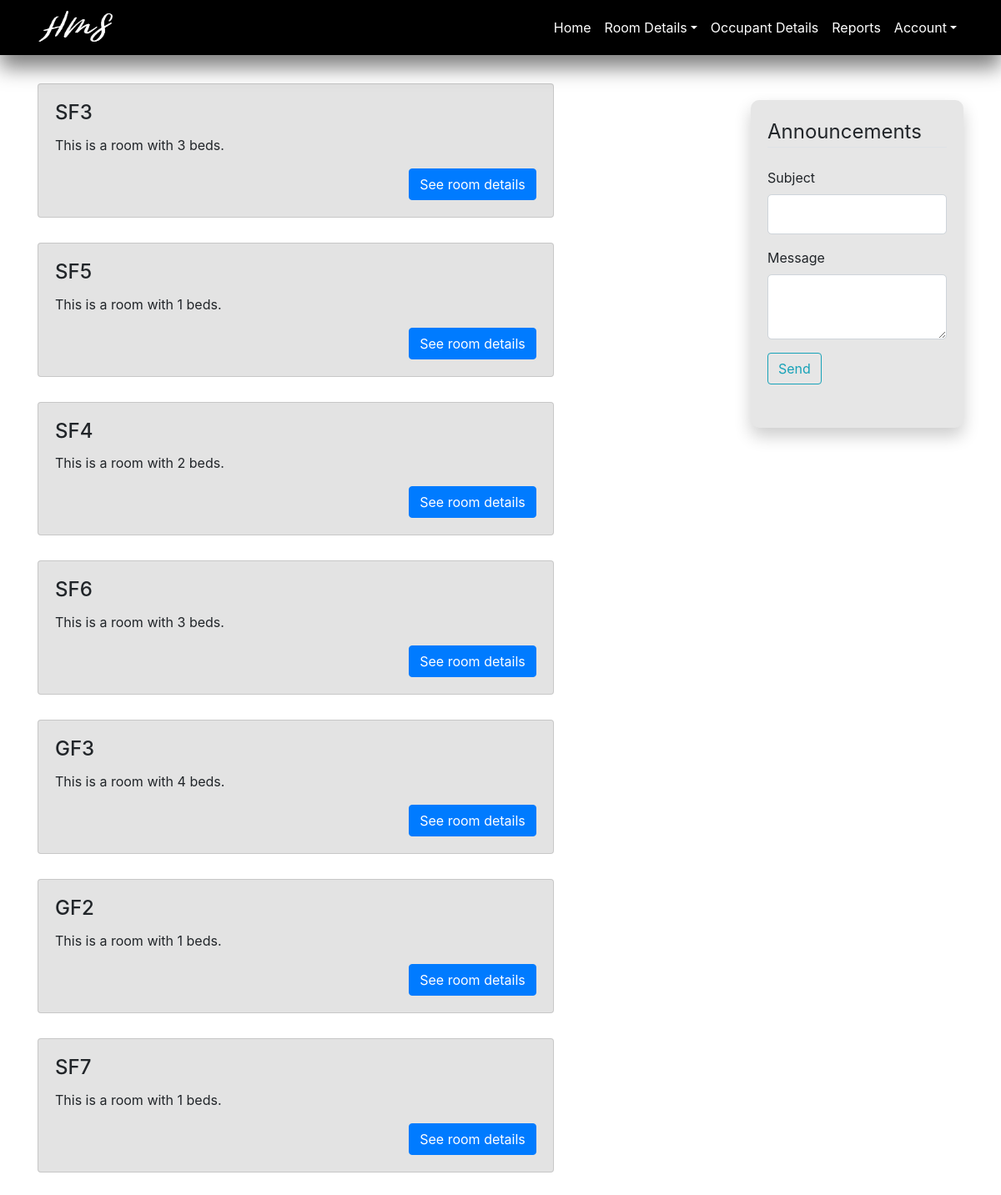
/admin/viewrooms (signed in), run on an earlier commit of the app's database.
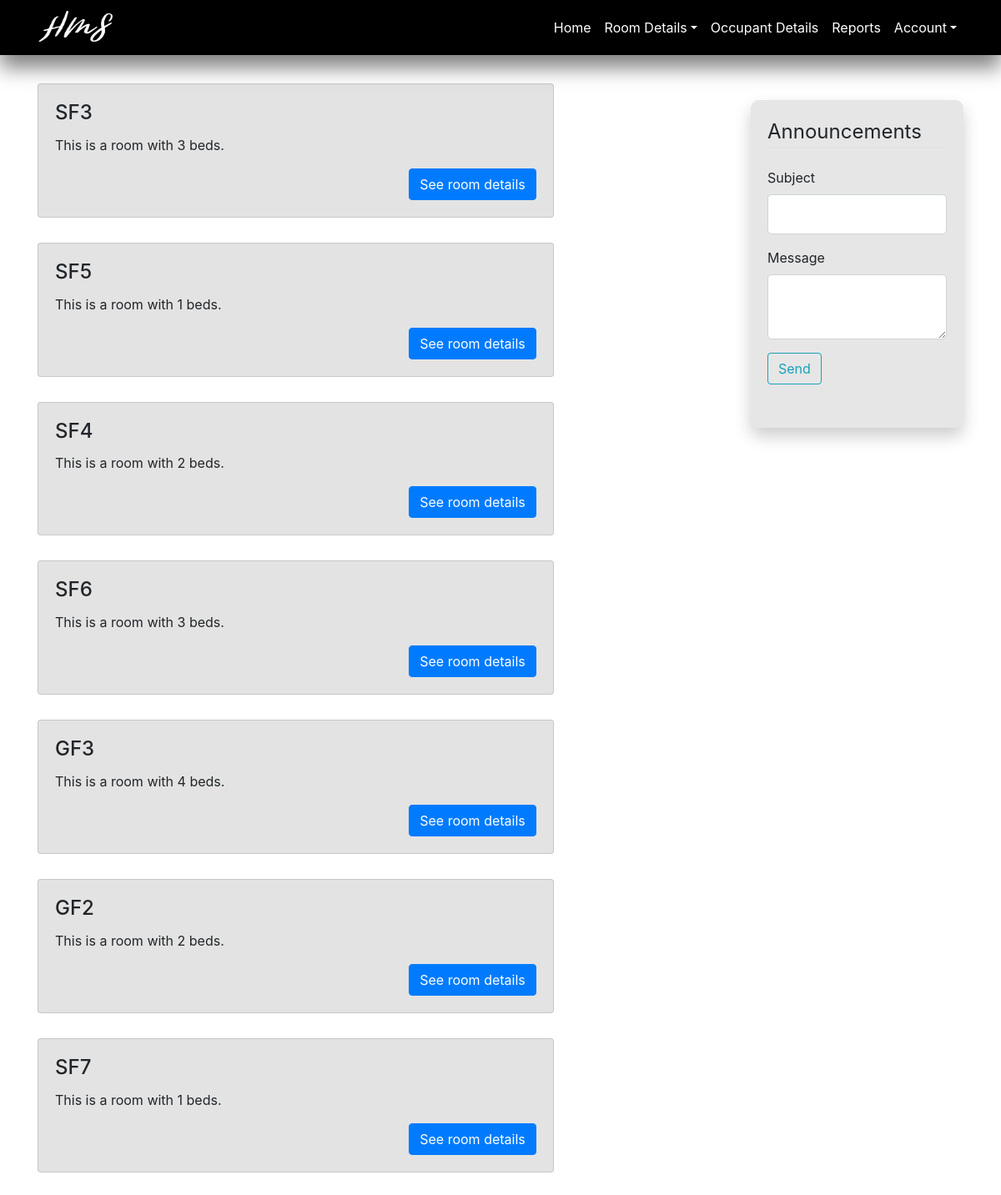
And on a later commit of the database.
### HMS/models.py (models this page shows, shortened)
class Room(db.Model):
    __tablename__ = "rooms"
    room_num = db.Column(db.String, primary_key=True)
    beds = db.Column(db.String, db.ForeignKey('beds.beds_id'))
    price = db.Column(db.Integer)
    hostel_id = db.Column(db.Integer, db.ForeignKey('hostels.hostel_id'))
    occupants = db.relationship('User', backref='room')

### HMS/routes.py (the view)
@app.route("/admin/viewrooms", methods=['GET'])
@login_required
def viewrooms():
  form2 = AnnouncementForm()
  rooms = Room.query.filter_by(hostel_id=current_user.hostel_id).all()
  return render_template('view_rooms.html', form2=form2, rooms=rooms)

### HMS/forms.py
class AnnouncementForm(FlaskForm):
    subject = StringField('Subject', validators=[DataRequired()])
    message = TextAreaField('Message', validators=[DataRequired()])
    submit = SubmitField('Send')

### HMS/__init__.py (called while the page is built)
@app.before_request
def make_session_permanent():
    session.permanent = True
    app.permanent_session_lifetime = timedelta(minutes=60)

### HMS/models.py (called while the page is built)
@login_manager.user_loader
def load_user(user_id):
    return User.query.get(int(user_id))

### HMS/templates/view_rooms.html
{% extends "admin_layout.html" %}
{% block content %}
    <div class="container">
        {% for room in rooms %}
            <div class="row">
                <div class="card w-75" style="margin-bottom: 30px; background-color: #E3E3E3">
                  <div class="card-body">
                    <h4 class="card-title">{{ room.room_num }}</h4>
                    <p class="card-text">This is a room with {{ room.beds }} beds.</p>
                    <a style="float: right" href="{{ url_for('default_roomview', id = room.room_num) }}" class="btn btn-primary">See room details</a>
                  </div>
                </div>
            </div>
        {% endfor %}
    </div>
{% endblock%}

### HMS/templates/admin_layout.html (shortened to what this page needs)
<!DOCTYPE html>
<html lang="en">
<head>
    <link rel="stylesheet" href="https://stackpath.bootstrapcdn.com/bootstrap/4.1.1/css/bootstrap.min.css">
    <link rel="stylesheet" href="../static/main.css">
<body>
    <header>
        <nav class="navbar navbar-expand-lg navbar-light navbar-fixed-top" id="mainNav">
            <div class="container">
                <a href="/admin"> <img class="icon navbar-brand js-scroll-trigger" src="/static/img/whitelogo.png" alt="HMS icon" href="{{ url_for('admin') }}"> </a>
                <div class="collapse navbar-collapse" id="navbarResponsive">
                    <ul class="navbar-nav ml-auto">
                        <li class="nav-item">
                          <a class="nav-link js-scroll-trigger text-white" href="{{ url_for('admin')}}">Home</a>
                        </li>
                        <li class="nav-item dropdown">
                            <a class="nav-link dropdown-toggle text-white" data-toggle="dropdown" href="#" role="button" aria-haspopup="true" aria-expanded="false">Room Details</a>
                        </li>
                        <li class="nav-item">
                          <a class="nav-link js-scroll-trigger text-white" href="{{ url_for('occupants_details') }}">Occupant Details</a>
                        </li>
                        <li class="nav-item">
                          <a class="nav-link js-scroll-trigger text-white" href="{{ url_for('reports') }}">Reports</a>
                        </li>
                        <li class="nav-item dropdown">
                            <a class="nav-link dropdown-toggle text-white" data-toggle="dropdown" href="#" role="button" aria-haspopup="true" aria-expanded="false">Account</a>
                        </li>
                    </ul>
                </div>
            </div>
        </nav>
    </header>
    <main role = "main" class="container">
        <div class="row">
            <div class="col-md-9" style="margin-top: 100px">
                {% block content %}{% endblock %}
            </div>
            <div class="col-md-3">
                <div style="margin-top: 120px;padding: 20px; background: #E6E6E6;border-radius: 10px;box-shadow: 0 10px 20px rgba(0,0,0,0.2);">
                    <legend class="border-bottom mb-4">Announcements</legend>
                    <fieldset class="form-group">
                        <div class="form-group">
                            {{ form2.subject.label(class="form-control-label") }}
                            {% if form2.subject.errors %}
                                {{ form2.subject(class="form-control form-control-lg is-invalid") }}
                                <div class="invalid-feedback">
                                    {% for error in form2.subject.errors %}
                                        <span>{{ error }}</span>
                                    {% endfor %}
                                </div>
                            {% else %}
                                {{ form2.subject(class="form-control form-control-lg") }}
                            {% endif %}
                        </div>
                        <div class="form-group">
                            {{ form2.message.label(class="form-control-label") }}
                                {% if form2.message.errors %}
                                    {{ form2.message(class="form-control form-control-lg is-invalid") }}
                                    <div class="invalid-feedback">
                                        {% for error in form2.message.errors %}
                                            <span>{{ error }}</span>
                                        {% endfor %}
                                    </div>
                                {% else %}
                                    {{ form2.message(class="form-control form-control-lg") }}
                                {% endif %}
                        </div>
                        <div class="form-group">
                            {{ form2.submit(class="btn btn-outline-info") }}
                        </div>
                    </fieldset>
                </div>
            </div>
        </div>
    </main>
</body>
</html>

### HMS/static/main.css (style rules this page uses)
.icon { width:91px; height:50px; }
.navbar { background-color: rgba(0,0,0,1); position: fixed; z-index: 9; width: 100%; box-shadow: 0 15px 25px rgba(0,0,0,0.5); }

What changed in the data, as far as the page shows it:
changed Room "GF2": beds "1" → "2"
